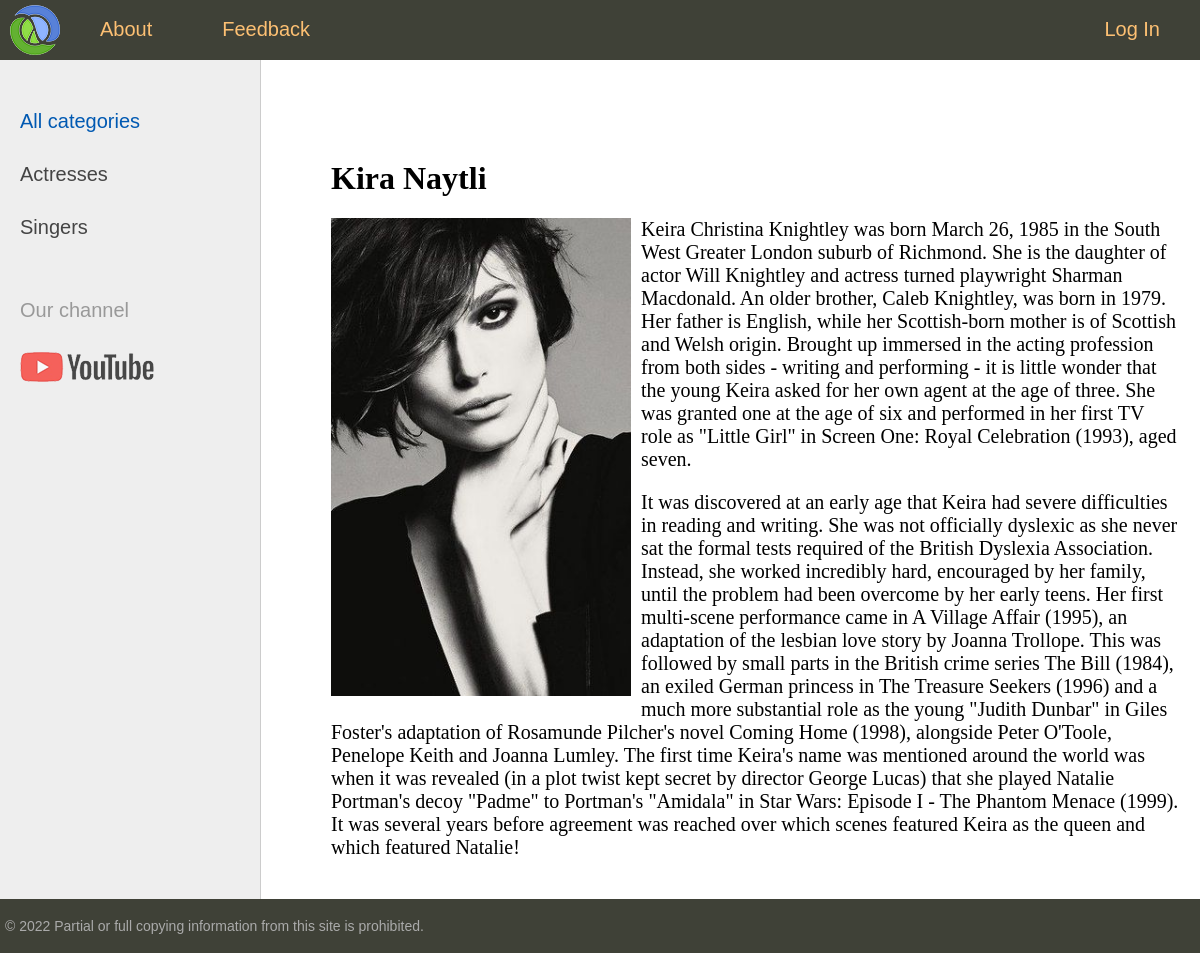
Page /post/kira-naytli/ on the committed database.
### women/models.py (models this page shows, shortened)
class Category(models.Model):
    name = models.CharField(max_length=100, db_index=True, verbose_name='Category')
    slug = models.SlugField(max_length=255, unique=True, db_index=True, verbose_name="URL")
    def get_absolute_url(self):
        return reverse('category', kwargs={'cat_slug': self.slug})
    class Meta:
        verbose_name = 'Category'
        verbose_name_plural = 'Categories'
        ordering = ['id']

class Women(models.Model):
    title = models.CharField(max_length=255)
    slug = models.SlugField(max_length=255, unique=True, db_index=True, verbose_name="URL")
    content = models.TextField(blank=True)
    photo = models.ImageField(upload_to="photos/%Y/%m/%d/")
    time_create = models.DateTimeField(auto_now_add=True)
    time_update = models.DateTimeField(auto_now=True)
    is_published = models.BooleanField(default=True)
    cat = models.ForeignKey('Category', on_delete=models.PROTECT, verbose_name="Category")
    def __str__(self):
        return self.title   # write this magic method to print titles after SQL query
    class Meta:
        verbose_name = 'Famous women'
        verbose_name_plural = 'Famous women'
        ordering = ['-time_create', 'title']

### women/views.py (the view)
# urls.py: path('post/<slug:post_slug>/', ShowPost.as_view(), name='post'),
class ShowPost(DataMixin, DetailView):
    model = Women
    template_name = 'women/post.html'
    slug_url_kwarg = 'post_slug'
    context_object_name = 'post'
    def get_context_data(self, *, object_list=None, **kwargs):
        context = super().get_context_data(**kwargs)
        c_def = self.get_user_context(title=context['post'])
        return dict(list(context.items()) + list(c_def.items()))

### women/utils.py (called while the page is built)
    def get_user_context(self, **kwargs):
        context = kwargs
        cats = Category.objects.annotate(Count('women'))
        user_menu = menu.copy()
        if not self.request.user.is_authenticated:
            user_menu.pop(1)
        context['menu'] = user_menu
        context['cats'] = cats
        if 'cat_selected' not in context:
            context['cat_selected'] = 0
        return context

### women/templates/women/post.html
{% extends 'women/base.html' %}
{% block content %}
<h1>{{ post.title }}</h1>
{% if post.photo %}
<p><img class="img-article-left" src="{{ post.photo.url }}"></p>
{% endif %}
{{ post.content | linebreaks }}
{% endblock %}

### women/templates/women/base.html (shortened to what this page needs)
{% load static %}
{% load women_tags %}
<!DOCTYPE html>
<html>
<head>
	<link type="text/css" href="{% static 'women/css/styles.css' %}" rel="stylesheet" />
</head>
<body>
<table class="table-page" border=0 cellpadding="0" cellspacing="0">
<tr><td valign=top>
{% block mainmenu %}
		<div class="header">
			<ul id="mainmenu" class="mainmenu">
			<li class="logo"><a href="{% url 'home' %}"><div class="logo"></div></a></li>
{% for m in menu %}
	{% if not forloop.last %}
			<li><a href="{% url m.url_name %}">{{m.title}}</a></li>
	{% else %}
			<li class="last"><a href="{% url m.url_name %}">{{m.title}}</a></li>
	{% endif %}
{% endfor %}
			</ul>
		</div>
{% endblock mainmenu %}
<table class="table-content" border=0 cellpadding="0" cellspacing="0">
<tr>
	<td valign="top" class="left-chapters">
	<ul id="leftchapters">
{% if cat_selected == 0 %}
		<li class="selected">All categories</li>
{% else %}
		<li><a href="{% url 'home' %}">All categories</a></li>
{% endif %}
{% for c in cats %}
{% if c.women__count > 0 %}
	{% if c.pk == cat_selected %}
		<li class="selected">{{c.name}}</li>
	{% else %}
		<li><a href="{{ c.get_absolute_url }}">{{c.name}}</a></li>
	{% endif %}
{% endif %}
{% endfor %}
		<li class="share">
		<p>Our channel</p>
		<a class="share-yt" href="https://www.youtube.com/watch?v=dQw4w9WgXcQ&ab_channel=RickAstley" target="_blank" rel="nofollow"></a>
		</li>
	</ul>
</td>
<td valign="top" class="content">
	<div class="content-text">
{% block content %}
{% endblock %}
	</div>
</td></tr></table>
</td></tr>
<tr><td valign=top>
	<div id="footer">
		<p>&copy; 2022 Partial or full copying information from this site is prohibited.</p>
	</div>
</td></tr></table>
</body>
</html>

### women/static/women/css/styles.css (style rules this page uses)
html, body { font-family: 'Arial'; margin: 0; padding: 0; height: 100%; width: 100%; color: #444; }
a { color: #0059b2; text-decoration: none; }
img { max-width: 600px; height: auto; }
img.img-article-left { max-width: 300px; height: auto; float: left; padding: 0 10px 10px 0; }
.table-page { width: 100%; height: 100%; vertical-align: top; }
.table-page tr { height: 100%; }
.header { background: #3F4137; height: 60px; }
.logo { background: url('../images/logo.png') no-repeat 10px 5px; width: 70px; height: 60px; }
ul.mainmenu { list-style: none; margin: 0; padding: 0; height: 60px; color: #fdc073; font-size: 20px; overflow: hidden; }
ul.mainmenu li { float: left; margin: 18px 40px 0 30px; }
ul.mainmenu li.logo { margin: 0; }
ul.mainmenu li.last { float: right; }
ul.mainmenu li a { color: #fdc073; text-decoration: none; }
.table-content { width: 100%; min-height: 100%; height: 100%; }
.left-chapters { margin: 0; background: #eee; border-right: 1px solid #ccc; min-height: 100%; }
.left-chapters ul { width: 230px; min-height: 100%; margin: 0; padding: 20px 10px 10px 20px; list-style: none; font-size: 20px; }
.left-chapters ul li { margin: 30px 0 0 0; color: #999; }
.left-chapters ul li.selected { color: #0059b2; }
.left-chapters ul li a { color: #444; text-decoration: none; }
.left-chapters ul li.share { margin: 60px 0 0 0; }
.left-chapters ul li.share p { margin: 30px 0 30px 0; }
.left-chapters ul li.share a { display: inline-block; width: 40px; height: 40px; margin: 0 20px 0 0; }
.left-chapters ul li.share a.share-yt { width: 100%; height: 30px; background: url('../images/share_yt.png') no-repeat 0 0 }
.content { padding: 40px 20px 20px 40px; width: 100%; box-sizing: border-box; }
.content-text { margin: 60px 0 0 30px; color: #000; font-size: 20px; font-family: Yandex Sans Display Light; }
.content-text h1 { font-size: 32px; }
#footer { box-sizing: border-box; background: #3F4137; padding: 5px; color: #aaa; font-size: 14px; font-family: Verdana, Geneva, Arial, Helvetica; text-align: left; overflow: hidden; }

### rows in the picture
Category: name "Actresses"
Category: name "Singers"
Women: title "Kira Naytli", photo (picture), content "Keira Christina Knightley was born March 26, 1985 in the South West Greater London suburb of Richmond. She is the daughter of actor Will Knightley and actress turned playwright Sharman Macdonald. An older brother, Caleb Knightley, was born in 1979. Her father is English, while her Scottish-born mother is of Scottish and Welsh origin. Brought up immersed in the acting profession from both sides - writing and performing - it is little wonder that the young Keira asked for her own agent at the age of three. She was granted one at the age of six and performed in her first TV role as \"Little Girl\" in Screen One: Royal Celebration (1993), aged seven. It was discovered at an early age that Keira…"

### other values in the picture
{{ m.title }} "About" "Feedback"
{{ m.title }} "Log In"
